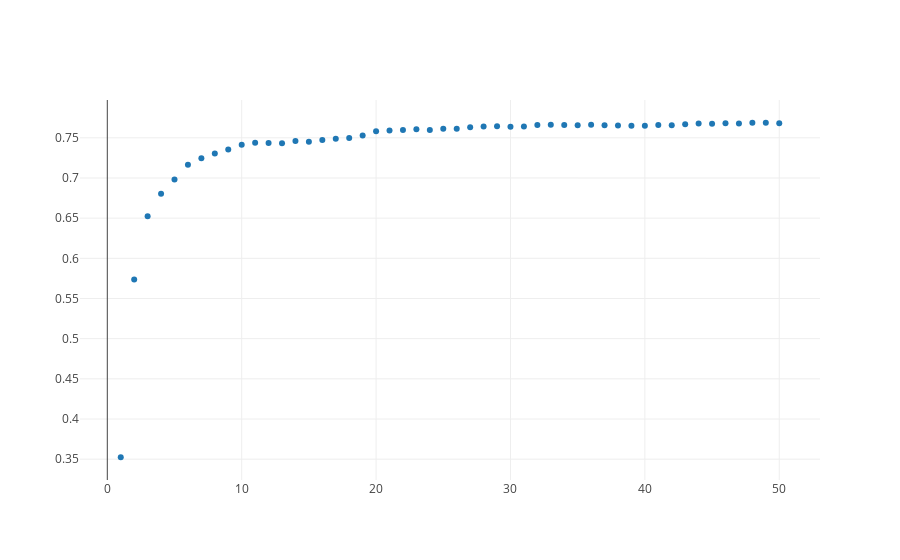

The notebook cell saved with this chart:
### Code cell
from graph import trace_values, plot
x_vals = list(range(1, len(rfr_n_trees.estimators_) + 1))
trace = trace_values(x_vals, r2_scores)
plot([trace])

### Figure 1 — Plotly figure (JSON) as saved in the notebook; plotly's stock layout.template omitted (floating-point values rounded to 4 significant figures)
{"data": [{"mode": "markers", "name": "data", "text": [], "type": "scatter", "uid": "509eaaf4-8d24-4745-83be-a9dbe1b7ad8e", "x": [1, 2, 3, 4, 5, 6, 7, 8, 9, 10, 11, 12, 13, 14, 15, 16, 17, 18, 19, 20, 21, 22, 23, 24, 25, 26, 27, 28, 29, 30, 31, 32, 33, 34, 35, 36, 37, 38, 39, 40, 41, 42, 43, 44, 45, 46, 47, 48, 49, 50], "y": [0.3524, 0.5737, 0.6525, 0.6804, 0.698, 0.7165, 0.7247, 0.7304, 0.7354, 0.7413, 0.7439, 0.7436, 0.7434, 0.7459, 0.745, 0.7472, 0.749, 0.7498, 0.7528, 0.7581, 0.7591, 0.7596, 0.7605, 0.7598, 0.7614, 0.7614, 0.7631, 0.7642, 0.7645, 0.7638, 0.764, 0.7659, 0.7662, 0.7661, 0.7658, 0.7662, 0.7657, 0.7652, 0.7652, 0.7651, 0.7658, 0.7656, 0.7669, 0.7679, 0.7676, 0.7682, 0.768, 0.7687, 0.7688, 0.7681]}], "layout": {}}
